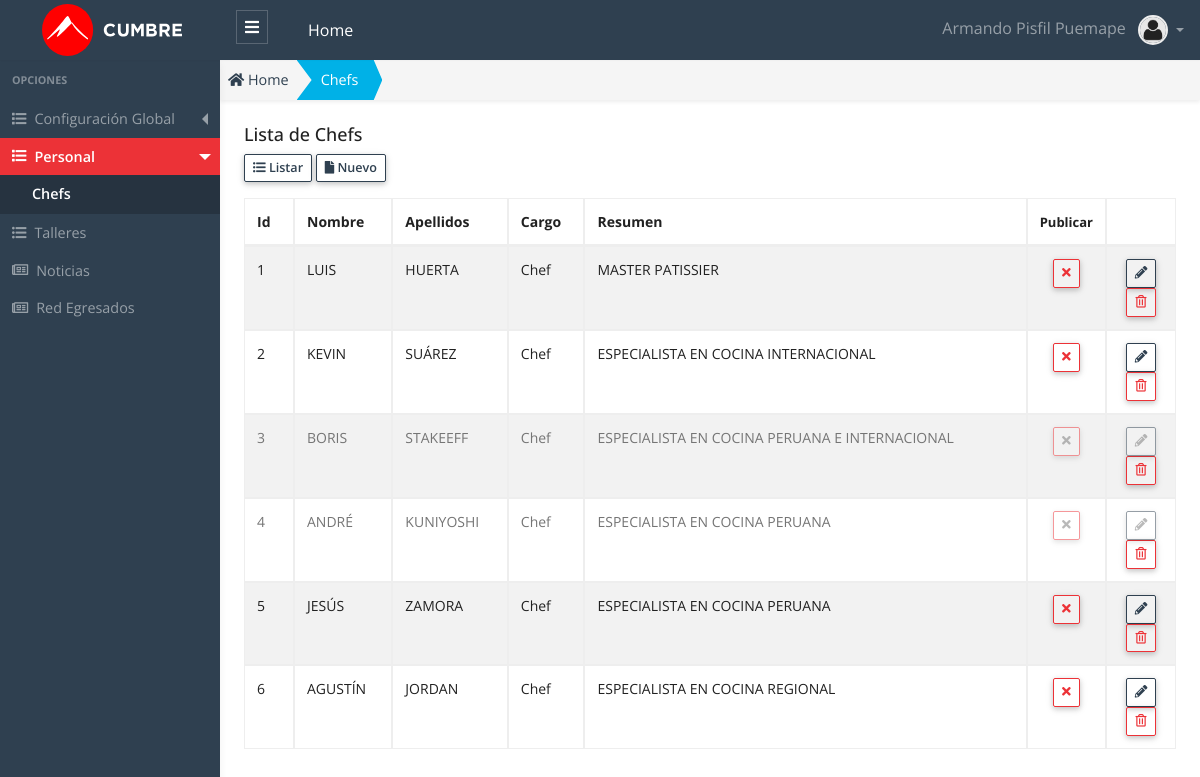
/public/admin/chef/chef.php (signed in), run on an earlier commit of the app's database.
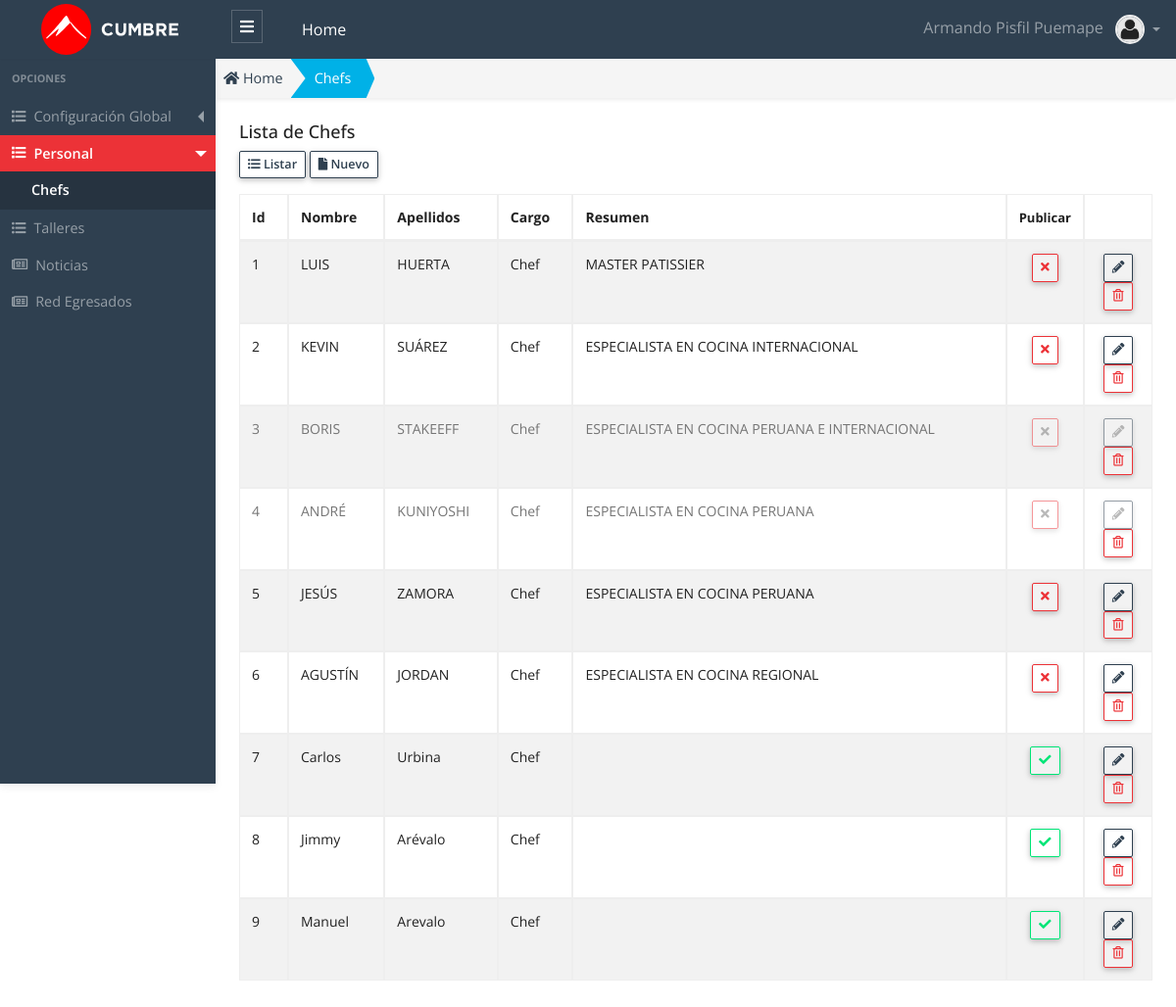
And on a later commit of the database.
### tables this page shows
CREATE TABLE `chef` (
  `id` int(11) unsigned NOT NULL AUTO_INCREMENT,
  `nombre` varchar(150) NOT NULL,
  `apellidos` varchar(150) NOT NULL DEFAULT '',
  `cargo` varchar(120) NOT NULL DEFAULT '',
  `resumen` varchar(150) DEFAULT NULL,
  `descripcion` longtext,
  `imagen` varchar(200) DEFAULT NULL,
  `item` int(11) DEFAULT NULL,
  `publicar` char(1) NOT NULL DEFAULT 'S',
  `estado` int(1) DEFAULT '1',
  `created_up` timestamp NULL DEFAULT CURRENT_TIMESTAMP ON UPDATE CURRENT_TIMESTAMP,
  PRIMARY KEY (`id`) USING BTREE
);

### public/app/database/Connection.php (called while the page is built, shortened)
<?php
Class Connection
{
  protected $db_host   = 'localhost';
  protected $db_user   = 'root';
  protected $db_pass   = '';
  protected $db_name   = 'escuelac_w_ne16';
  protected $db_port   = '3306';
  protected $db_driver = 'mysql';
  protected $query  = '';
  protected $conn   = null  ;
  private function openConnection()
  {
    $str_conn = $this->db_driver.":host=".$this->db_host.";port=".$this->db_port.";dbname=" .$this->db_name;
    $this->conn = new PDO($str_conn,$this->db_user,$this->db_pass);
    $this->conn->setAttribute(PDO::ATTR_ERRMODE, PDO::ERRMODE_EXCEPTION);
    $this->conn->query("SET NAMES 'utf8'");
    return $this->conn ;
  }
  protected function executeQuery()
  {
    $stm = $this->conn->prepare($this->query);
    $this->status = $stm->execute() ;
    if($this->status)
    {
      $column_count = $stm->columnCount() ;
      if ($column_count > 0)
      {
        $rows  = $stm->fetchAll(PDO::FETCH_ASSOC) ;
      }
    }
  }
}

### public/app/models/Chef.php (called while the page is built, shortened)
<?php
class Chef extends Connection {
  public function getAll()
  {
    try{
      $this->query = "SELECT * FROM chef; ";
      $this->executeQuery();
      $data = $this->rows ;
      return $data;
    }catch(exception $e){
      throw new Exception($e->getMessage());
    }
  }
}

### public/app/controllers/ChefController.php (called while the page is built, shortened)
<?php
 class ChefController
{
  public function getAll()
  {
    try
    {
      $chef  = new Chef();
      $data = $chef->getAll();
      return $data ;
    }
    catch (Exception $e)
    {
      throw new Exception($e->getMessage());
    }
  }
}

### public/admin/chef/chef.php (the view, shortened to what this page needs)
<?php
    $chef_controller = new ChefController();
    $data = $chef_controller->getAll();
    $title_page = "Chefs";
?>
<!DOCTYPE html>
<html lang="es">
<head>
  <?php
    require_once "../layout/head_links.phtml";
  ?>
</head>
<body>
  <?php require "../layout/header.phtml"; ?>
  <div class="app-wrap">
    <?php require_once "../layout/sidebar.phtml";?>
    <main role="main" class="main">
      <nav class="full-content" aria-label="breadcrumb">
        <ol class="breadcrumb breadcrumb-shape shadow-sm radius-0">
          <li class="breadcrumb-item">
            <a href="admin">
              <i class="fas fa-home"></i> Home
            </a>
          </li>
          <li class="breadcrumb-item active bg-info text-white" aria-current="page">
            <a class="link-white" href="admin/chef/chef.php">
              <?php echo $title_page; ?>
            </a>
          </li>
        </ol>
      </nav>
      <div class="container-full p-2 fs-x-14">
        <div class="row">
          <div class="col-12">
            <h5 class="page-header-title">Lista de <?php echo $title_page; ?> </h5>
          </div>
          <div class="col-12 mb-3">
            <a href="admin/chef/chef.php" class="btn btn-outline-primary btn-sm btn-bar" role="button">
              <i class="fas fa-list-ul"></i>
              Listar
            </a>
            <a href="admin/chef/nuevo.php" class="btn btn-outline-primary btn-sm btn-bar" role="button">
              <i class="fas fa-file"></i>
              Nuevo
            </a>
          </div>
          <div class="col-12">
            <div class="table-responsive">
            <table id="dataTableList" class="table table-striped table-bordered" style="width:100%">
              <thead>
                <tr>
                  <th width="50">Id </th>
                  <th>Nombre </th>
                  <th>Apellidos </th>
                  <th>Cargo </th>
                  <th>Resumen </th>
                  <th width="50" class="fs-x-13"> Publicar </th>
                  <th width="70"></th>
                </tr>
              </thead>
              <tbody>
                <?php foreach ($data as &$row) {?>
                  <?php
                    $classBtn = "" ;
                    $title    = "" ;
                    $icon_pub = "" ;
                    if(!empty($row["publicar"])){
                      if($row["publicar"] == "S"){
                        $classBtn =  "btn-outline-danger";
                        $title = "Desactivar/Ocultar" ;
                        $icon_pub = '<i class="fas fa-times"></i>';
                      }
                      else {
                        $classBtn =  "btn-outline-success";
                        $title = "Publicar" ;
                        $icon_pub = '<i class="fas fa-check"></i>';
                      }
                    }
                    $title_estado   = "";
                    $class_estado   = "";
                    $class_disabled = "";
                    if($row["estado"] == 1)
                    {
                      $title_estado = "Eliminar" ;
                    }
                    else
                    {
                      $title_estado   = "Recuperar" ;
                      $class_estado   = "row-disabled";
                      $class_disabled = "is-disabled";
                    }
                  ?>
                <tr class="<?php echo $class_estado ;?>" >
                  <td> <?php echo $row["id"] ?> </td>
                  <td> <?php echo $row["nombre"] ?> </td>
                  <td> <?php echo $row["apellidos"] ?> </td>
                  <td> <?php echo $row["cargo"] ?> </td>
                  <td> <?php echo $row["resumen"] ?> </td>
                  <td class="text-center">
                    <button onclick="modalPublicar(<?php echo $row['id'] ?>, `<?php echo $row['nombre'] ?>` ,`<?php echo $title ?>`, `<?php echo $row['publicar'] ?>`);" class="btn btn-sm lh-1 btn-table <?php echo $classBtn.' ' .$class_disabled; ; ?> " title="<?php echo $title; ?>" >
                    <?php echo $icon_pub ;?>
                    </button>
                  </td>
                  <td class="text-center">
                    <a class="btn btn-outline-primary btn-sm lh-1 btn-table <?php echo $class_disabled ; ?>" href="admin/chef/editar.php?id=<?php echo $row["id"] ?>" title="Editar">
                    <i class="fas fa-pencil-alt"></i>
                    </a>
                    <button class="btn btn-outline-danger btn-sm lh-1 btn-table" onclick="modalDelete(<?php echo $row["id"] ?>, `<?php echo $row['nombre'] ?>`,`<?php echo $title_estado ?>`,`<?php echo $row['estado'] ?>`);" title="<?php echo $title_estado ;?>">
                    <i class="far fa-trash-alt"></i>
                    </button>
                  </td>
                </tr>
                <?php }?>
              </tbody>
            </table>
            </div>
          </div>
        </div>
      </div>
    </main>
  </div>
  <?php require_once "../layout/datatables.phtml"?>
</body>
</html>

### public/admin/layout/head_links.phtml (shortened to what this page needs)
<?php
extract($setvar);
$path = !empty($path) ? $path : 'admin/';
?>
<link rel="stylesheet" href="https://use.fontawesome.com/releases/v5.6.3/css/all.css">
<link rel="stylesheet" href="<?php echo $path;?>css/app.admin.css">

### public/admin/layout/header.phtml (shortened to what this page needs)
<header>
  <nav data-navbar="fixed-top" class="navbar navbar-theme navbar-sidebar navbar-expand-md navbar-dark bg-primary">
    <a class="navbar-brand" href="#">
      <img class="img-fluid logo-admin" src="img/instituto-superior-de-gastronomia-cumbre-logo-white.svg" alt="">
    </a>
    <div class="collapse navbar-collapse" id="navbarSupportedContent">
      <ul class="navbar-nav mr-auto">
        <li class="nav-item d-none d-md-block">
          <a class="toggler-icon-siderbar nav-link" data-sidebar="toggle">
            <i class="fas fa-bars"></i>
          </a>
        </li>
        <li class="nav-item active">
          <a class="nav-link" href="#">Home <span class="sr-only">(current)</span></a>
        </li>
      </ul>
      <ul class="navbar-nav ml-auto">
        <li class="nav-item dropdown dropdown-user">
          <a class="nav-link dropdown-toggle" href="#" id="navbarDropdown" role="button" data-toggle="dropdown"
            aria-haspopup="true" aria-expanded="false">
            <span class="px-2"><?php echo $_SESSION['USER']['nombre'] . " " . $_SESSION['USER']['apellidos'] ?> </span>
            <span>
              <img class="img-avatar " src="./img/avatar.png" alt="User">
            </span>
          </a>
        </li>
      </ul>
    </div>
  </nav>
</header>

### public/admin/layout/sidebar.phtml (shortened to what this page needs)
<?php
$sidebar = !empty($sidebar) ? $sidebar : [];
extract($sidebar);
$sidebar_class = !empty($sidebar_class) ? $sidebar_class : "sidebar";
$sidebar_toggle = !empty($sidebar_toggle) ? $sidebar_toggle : "all";
$sidebar_active = !empty($sidebar_active) ? $sidebar_active : [0, 0];
?>
<nav class="sidebar <?php echo $sidebar_class; ?> scroll-item" data-sidebar="menu" data-menu-toggle="<?php echo $sidebar_toggle; ?>">
  <span class="heading">Opciones</span>
  <ul class="sidenav">
    <li>
      <a class="menu <?php if ($sidebar_active[0] == 1) {echo 'active';}?>" href="#" role="button">
        <i class="fa fa-list"></i> Configuración Global
      </a>
    </li>
    <li>
      <a class="menu <?php if ($sidebar_active[0] == 2) {echo 'active';}?>" href="#" role="button">
        <i class="fa fa-list"></i> Personal
      </a>
      <ul class="menu-items">
        <li>
          <a class="<?php if ($sidebar_active[0] == 2 && $sidebar_active[1] == 1) {echo 'active';}?> active" href="admin/chef/chef.php">
            <i class="icofont icofont-curved-right"></i> Chefs
          </a>
        </li>
      </ul>
    </li>
    <li>
      <a class="<?php if ($sidebar_active[0] == 4) {echo 'active';}?>" href="admin/taller/taller.php" role="button">
      <i class="fas fa-list-ul"></i> Talleres
      </a>
    </li>
    <li>
      <a class="<?php if ($sidebar_active[0] == 3) {echo 'active';}?>" href="admin/noticia/noticia.php" role="button">
        <i class="far fa-newspaper"></i>
        Noticias
      </a>
    </li>
    <li>
      <a class="<?php if ($sidebar_active[0] == 5) {echo 'active';}?>" href="admin/red/red.php" role="button">
        <i class="far fa-newspaper"></i>
        Red Egresados
      </a>
    </li>
  </ul>
</nav>

### public/admin/layout/datatables.phtml (shortened to what this page needs)
<link rel="stylesheet" href="admin/plugins/datatables/css/dataTables.bootstrap4.min.css">

What changed in the data, as far as the page shows it:
added chef: id "7", nombre "Carlos", apellidos "Urbina", cargo "Chef", publicar "N" (drawn)
added chef: id "8", nombre "Jimmy", apellidos "Arévalo", cargo "Chef", publicar "N" (drawn)
added chef: id "9", nombre "Manuel", apellidos "Arevalo", cargo "Chef", publicar "N" (drawn)
